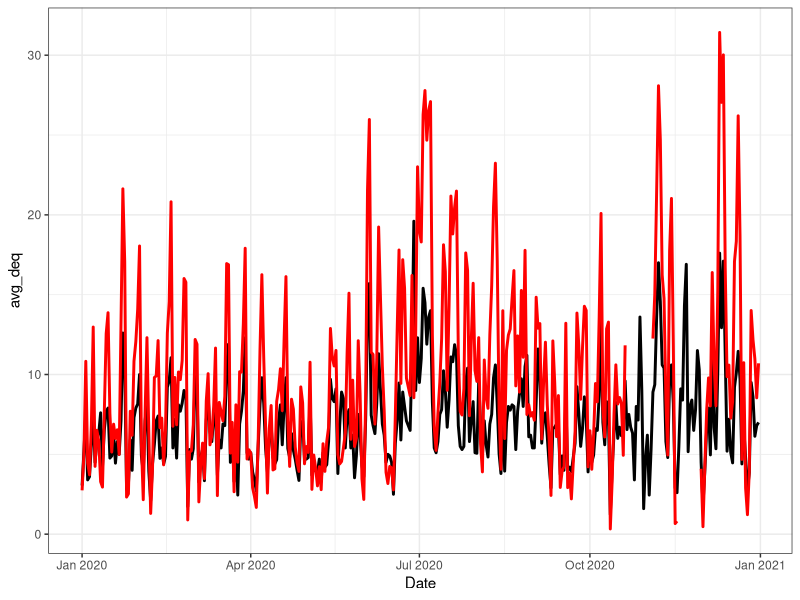
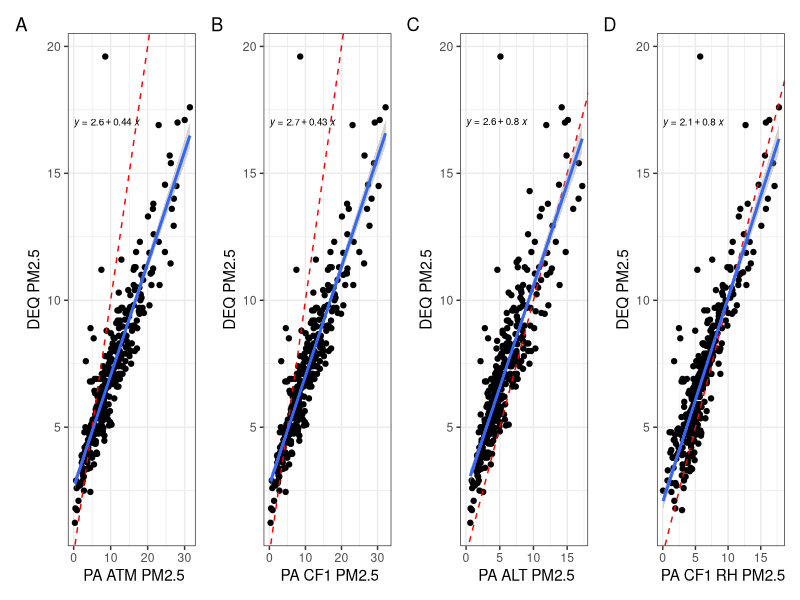
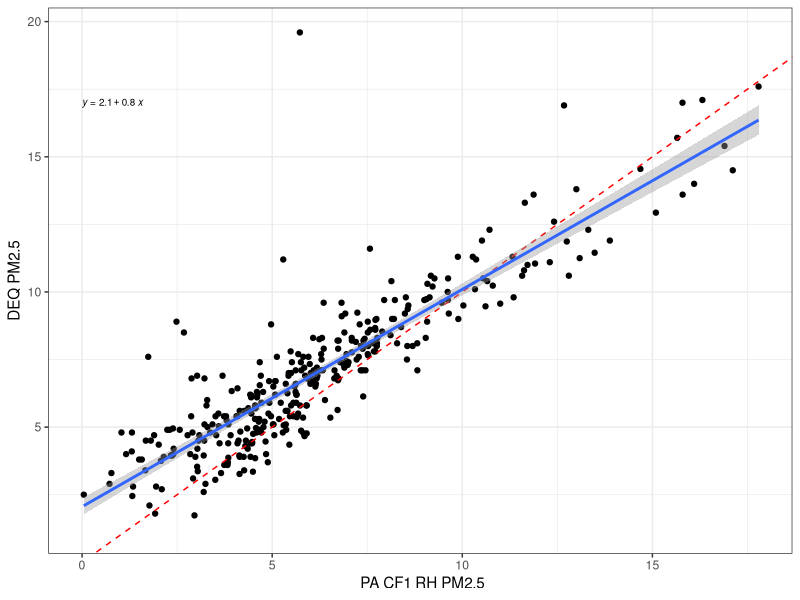

The R source for these figures, in order:
# Compairing DEQ and PurpleAir PM2.5 data for the year 2020, modified
# Required packages
library(lubridate)
library(ggplot2)
library(dplyr)
library(ggpubr)
library(patchwork)

# Read in DEQ daily avg pm2.5 for 2020 and format date
DEQ <- read.csv("DEQ_msci.csv", header=T)
DEQ$date <-as.POSIXct(DEQ$date,format="%m/%d/%y",tz=Sys.timezone())

# Read in full sensor data for MSiC
Full_msci <- read.csv("PA_MSiC.csv", header=T)

# Convert date and create year column
Full_msci$date <- as.POSIXct(Full_msci$date,format="%Y-%m-%d %H:%M",tz=Sys.timezone())
Full_msci$year <- year(Full_msci$date)

# Drop extra rows
Full_msci <- subset(Full_msci, select = -c(X, time_stamp, sensor_index, rssi, 
                                           uptime, pa_latency,memory,pressure))
# Create 3 data frames, atm, and cf
atm_msci <- subset(Full_msci, select = -c(pm2.5_cf_1_a, pm2.5_cf_1_b, pm2.5_alt_a, pm2.5_alt_b))
cf_msci <- subset(Full_msci, select = -c(pm2.5_atm_a, pm2.5_atm_b, pm2.5_alt_a, pm2.5_alt_b))
alt_msci <- subset(Full_msci, select = -c(pm2.5_cf_1_a, pm2.5_cf_1_b,pm2.5_atm_a, pm2.5_atm_b))

# Create 2 columns, one for difference and one for % error
# Atm
atm_msci$diff <- atm_msci$pm2.5_atm_a - atm_msci$pm2.5_atm_b
atm_msci$diff <- abs(atm_msci$diff)
atm_msci$perc <- atm_msci$diff * 2 / (atm_msci$pm2.5_atm_a + atm_msci$pm2.5_atm_b)*100
atm_msci$perc <- abs(atm_msci$perc)

# SD = 23.04, 2SD = 46.08
sd(atm_msci$perc, na.rm = T)

# Cf_1
cf_msci$diff <- cf_msci$pm2.5_cf_1_a - cf_msci$pm2.5_cf_1_b
cf_msci$diff <- abs(cf_msci$diff)
cf_msci$perc <- cf_msci$diff * 2 / (cf_msci$pm2.5_cf_1_a + cf_msci$pm2.5_cf_1_b)*100
cf_msci$perc <- abs(cf_msci$perc)

# SD = 23.5, 2SD = 47
sd(cf_msci$perc, na.rm = T)

# Alt
alt_msci$diff <- alt_msci$pm2.5_alt_a - alt_msci$pm2.5_alt_b
alt_msci$diff <- abs(alt_msci$diff)
alt_msci$perc <- alt_msci$diff * 2 / (alt_msci$pm2.5_alt_a + alt_msci$pm2.5_alt_b)*100
alt_msci$perc <- abs(alt_msci$perc)

# SD = 17.91, 2SD = 35.82
sd(alt_msci$perc, na.rm = T)

# Subset by year (2020 for DEQ comparison)
atm_msci_20 <-atm_msci[atm_msci$year=="2020",]
cf_msci_20 <-cf_msci[cf_msci$year=="2020",]
alt_msci_20 <-alt_msci[alt_msci$year=="2020",]

# Cleaning data, QA
clean_atm_msci_20 <-subset(atm_msci_20, diff < 5 | perc < 46 )
clean_cf_msci_20 <-subset(cf_msci_20, diff < 5 | perc < 47)
clean_alt_msci_20 <-subset(alt_msci_20, diff < 5 | perc < 36)

# Relative humidity correction - cf only
clean_cf_msci_20$pm2.5_RH_a <- (0.524 *clean_cf_msci_20$pm2.5_cf_1_a - 0.0862 * clean_cf_msci_20$humidity + 5.75 )
clean_cf_msci_20$pm2.5_RH_b <- (0.524 *clean_cf_msci_20$pm2.5_cf_1_b - 0.0862 * clean_cf_msci_20$humidity + 5.75)

# Average of the two channels 
clean_atm_msci_20$avg_atm <- (clean_atm_msci_20$pm2.5_atm_a + clean_atm_msci_20$pm2.5_atm_b)/2
clean_cf_msci_20$avg_cf <- (clean_cf_msci_20$pm2.5_cf_1_a + clean_cf_msci_20$pm2.5_cf_1_b)/2
clean_cf_msci_20$avg_cf_RH <- (clean_cf_msci_20$pm2.5_RH_a + clean_cf_msci_20$pm2.5_RH_b)/2
clean_alt_msci_20$avg_alt <- (clean_alt_msci_20$pm2.5_alt_a + clean_alt_msci_20$pm2.5_alt_b)/2

# Select only avg and date 
atm_avg <-subset(clean_atm_msci_20, select = c(date, avg_atm))
cf_avg<-subset(clean_cf_msci_20, select = c(date, avg_cf))
cf_RH_avg <- subset(clean_cf_msci_20, select = c(date, avg_cf_RH))
alt_avg <- subset(clean_alt_msci_20, select = c(date, avg_alt))

# Calculate daily averages, only include daily averages that are greater than 75% complete (18 hourly measurements)
atm_daily <- atm_avg %>%
  na.omit() %>%
  mutate(Date = floor_date(date, "day")) %>%
  group_by(Date) %>%
  summarise(avg_atm = mean(avg_atm), count_atm = n())

atm_daily <-subset(atm_daily, count_atm > 18)

cf_daily <- cf_avg %>%
  na.omit() %>%
  mutate(Date = floor_date(date, "day")) %>%
  group_by(Date) %>%
  summarise(avg_cf = mean(avg_cf), count_cf = n())

cf_daily <-subset(cf_daily, count_cf > 18)

cf_RH_daily <- cf_RH_avg %>%
  na.omit() %>%
  mutate(Date = floor_date(date, "day")) %>%
  group_by(Date) %>%
  summarise(avg_cf_rh = mean(avg_cf_RH), count_cf_rh = n())

cf_RH_daily <-subset(cf_RH_daily, count_cf_rh > 18)
cf_RH_daily <-subset(cf_RH_daily, avg_cf_rh > 0) # remove negative values after RH correction

alt_daily <- alt_avg %>%
  na.omit() %>%
  mutate(Date = floor_date(date, "day")) %>%
  group_by(Date) %>%
  summarise(avg_alt = mean(avg_alt), count_alt = n())

alt_daily <-subset(alt_daily, count_alt > 18)

# DEQ data slightly different than purpleair, mutliple stations (n = 3) at the center
# Average multiple daily meansurements
DEQ_daily <- DEQ %>%
  na.omit() %>%
  mutate(Date = floor_date(date, "day")) %>%
  group_by(Date) %>%
  summarise(avg_deq = mean(pm2.5), count_deq = n())

# Merge with PA data with DEQ data
DEQ_J1 <-left_join(DEQ_daily,atm_daily , 
                     by=c("Date"))

DEQ_J2 <-left_join(DEQ_J1,cf_daily , 
                     by=c("Date"))

DEQ_J3 <-left_join(DEQ_J2,cf_RH_daily , 
                     by=c("Date"))

PM25_joined <-left_join(DEQ_J3,alt_daily , 
                     by=c("Date"))

# Plots for QA data vs DEQ
DEQ_atm_qa <- ggplot(PM25_joined,aes( x = avg_atm, y= avg_deq))+
  geom_point()+
  geom_abline (slope=1, linetype = "dashed", color="Red")+
  theme_bw() +
  labs (y = "DEQ PM2.5", x = " PA ATM PM2.5")+
  geom_smooth(method = "lm")+
  stat_regline_equation(label.x = 0, label.y = 17, size = 2.5)

DEQ_cf_qa <- ggplot(PM25_joined,aes( x = avg_cf, y= avg_deq))+
  geom_point()+
  geom_abline (slope=1, linetype = "dashed", color="Red")+
  theme_bw()+
  labs (y = "DEQ PM2.5", x = " PA CF1 PM2.5")+
  geom_smooth(method = "lm")+
  stat_regline_equation(label.x = 0, label.y = 17, size = 2.5)

DEQ_alt_qa <- ggplot(PM25_joined,aes( x = avg_alt, y= avg_deq))+
  geom_point()+
  geom_abline (slope=1, linetype = "dashed", color="Red")+
  theme_bw()+
  labs (y = "DEQ PM2.5", x = " PA ALT PM2.5")+
  geom_smooth(method = "lm")+
  stat_regline_equation(label.x = 0, label.y = 17, size = 2.5)

# RH correction
DEQ_cf_RH <- ggplot(PM25_joined,aes( x = avg_cf_rh, y= avg_deq))+
  geom_point()+
  geom_abline (slope=1, linetype = "dashed", color="Red")+
  theme_bw()+
  labs (y = "DEQ PM2.5", x = " PA CF1 RH PM2.5")+
  geom_smooth(method = "lm")+
  stat_regline_equation(label.x = 0, label.y = 17, size = 2.5)

# Atm vs. DEQ - atm almost always overestimates
ggplot() + 
  geom_line(data=PM25_joined, aes(x=Date, y=avg_deq), color='black', size=1) + 
  geom_line(data=PM25_joined, aes(x=Date, y=avg_atm), color='red', size=1) +
  theme_bw()

# Arranging figure using patchwork
PAvsDEQ <- (DEQ_atm_qa | DEQ_cf_qa | DEQ_alt_qa |DEQ_cf_RH ) 
PAvsDEQ <- PAvsDEQ + plot_annotation(tag_levels = 'A')

# Save figures
ggsave("MathSci DEQ and PA.png", plot = PAvsDEQ, device = "png", path = NULL, 
       scale = 1, width = 8.6, height = 4.7, units = "in", dpi = 800)

ggsave("MathSci DEQ and PA_RH.png", plot = DEQ_cf_RH, device = "png", path = NULL, 
       scale = 1, width = 5.88, height = 3.93, units = "in", dpi = 800)
